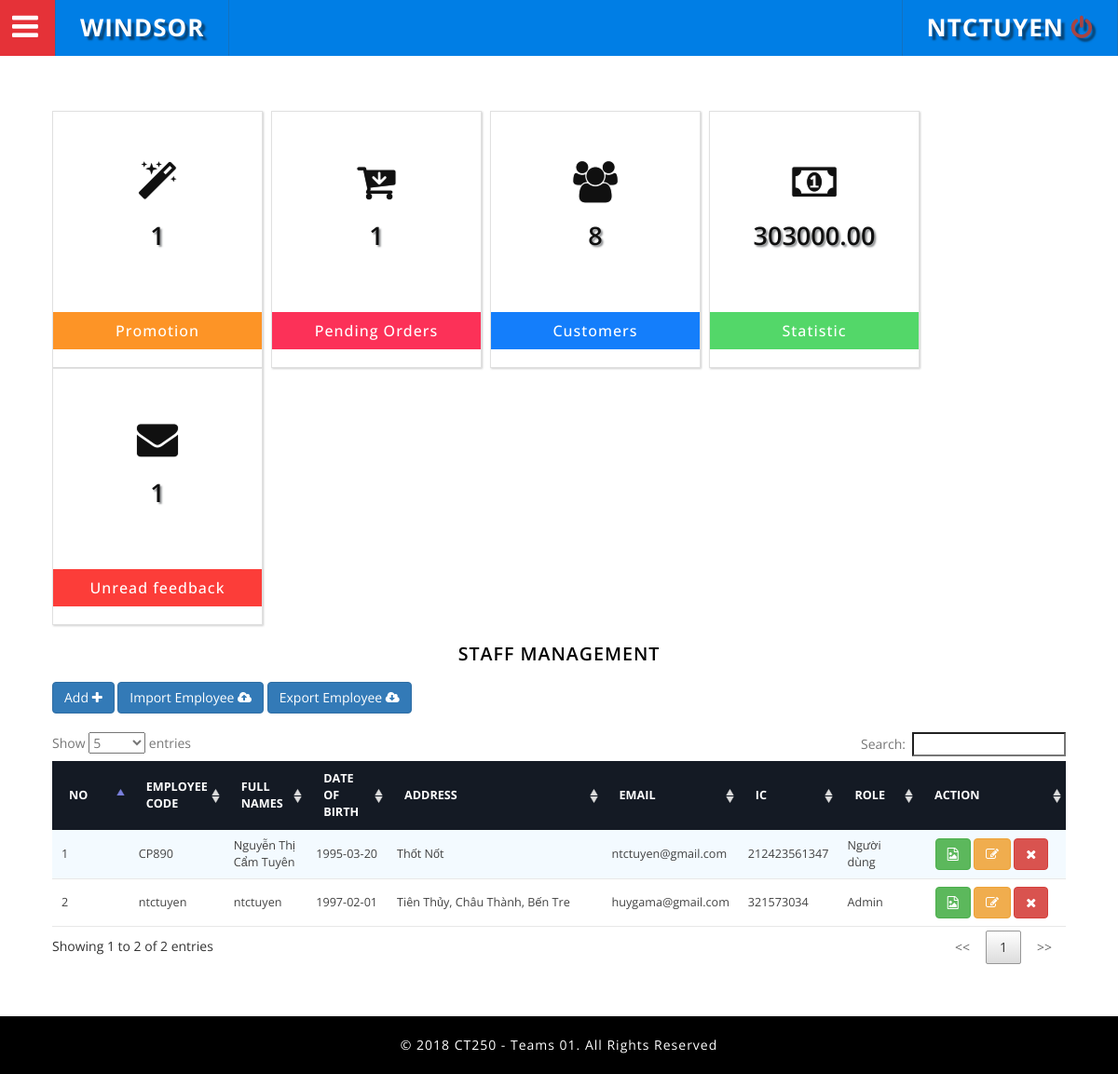
The page /Admin/dashboard.php?page=employee (signed in) on the database as committed earlier.
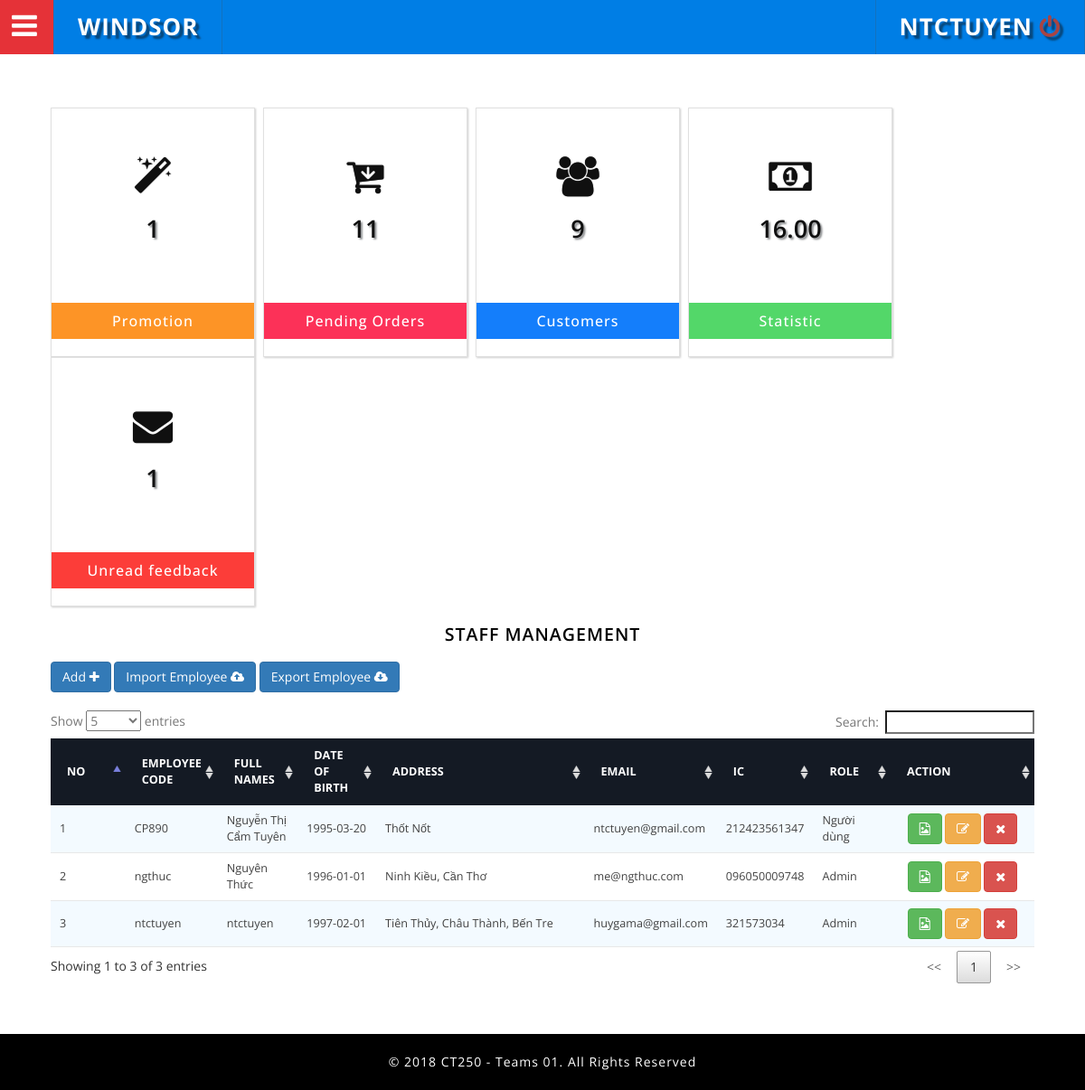
The same page on the database as committed later.
### tables this page shows
CREATE TABLE IF NOT EXISTS `employee` (
  `EmployeeCode` varchar(30) NOT NULL,
  `EmployeePass` varchar(40) NOT NULL,
  `EmployeeName` varchar(80) NOT NULL,
  `EmployeeBirth` date NOT NULL,
  `EmployeeAddress` varchar(80) NOT NULL,
  `EmployeeEmail` varchar(40) NOT NULL,
  `EmployeeIC` varchar(30) DEFAULT NULL,
  `RoleId` smallint(6) DEFAULT '2'
);

CREATE TABLE IF NOT EXISTS `role` (
  `RoleId` smallint(6) NOT NULL,
  `RoleName` varchar(50) NOT NULL,
  `RoleDetails` varchar(90) DEFAULT NULL,
  `RoleActive` int(11) DEFAULT '0'
);

### Src/Role/RoleController.php (called while the page is built, shortened)
<?php
function searchRole($RoleId)
{
	$select =
	"SELECT RoleId,RoleName,RoleDetails,RoleActive
	FROM Role
	WHERE RoleId='$RoleId'";
	return mysql_query($select);
}
?>

### Src/Employee/Employee.php (the view)
<?php
	$sqlSelect="SELECT `EmployeeCode`, `EmployeeName`, `EmployeeBirth`, `EmployeeAddress`, `EmployeeEmail`, `EmployeeIC`, `RoleId` FROM employee";
	$list_employee= mysql_query($sqlSelect);
?>
<h3 class="w3_inner_tittle two text-center">Staff Management</h3>
<a class="btn btn-primary" href="?page=AddEmployee">Add <i class="fa fa-plus"></i></a>
<a class="btn btn-primary" href="?page=iof&iof=importemployee">Import Employee <i class="fa fa-cloud-upload"></i></a>
<a class="btn btn-primary" href="../Src/InputOutputFile/OutputFileEmployee.php">Export Employee <i class="fa fa-cloud-download"></i></a>
<br>
<br>
<table id="myTable" class="table-striped table-hover">
	<thead >
		<tr>
			<th><strong>No</strong></th>
			<th><strong>Employee Code</strong></th>
			<th><strong>Full Names</strong></th>
			<th><strong>Date of Birth</strong></th>
			<th><strong>Address</strong></th>
			<th><strong>Email</strong></th>
			<th><strong>IC</strong></th>
			<th><strong>Role</strong></th>
			<th><strong>Action</strong></th>
		</tr>
	</thead>
	<tbody>
		<?php
		$num = 1;
		while(list($empCode,$empName,$empBrith,$empAddress,$empMail,$empIC,$empRole) = mysql_fetch_array($list_employee))
		{
			?>
			<tr>
				<td class="col-md-1"><?= $num;?> </td>
				<?php
				$result = searchRole($empRole);
				if(isset($result))
				{
					list($RoleId,$RoleName)=mysql_fetch_array($result);
					$empRole = $RoleName;
				} ?>
				<td class="col-md-1"><?= $empCode;?> </td>
				<td class="col-md-1"><?= $empName;?> </td>
				<td class="col-md-1"><?= $empBrith;?> </td>
				<td class="col-md-3"><?= $empAddress;?> </td>
				<td class="col-md-1"><?= $empMail;?> </td>
				<td class="col-md-1"><?= $empIC?> </td>
				<td class="col-md-1"><?= $empRole?> </td>
				<td class="text-center col-md-3">
					<a class='btn btn-success' href="?page=UploadImageEmployee&&empCode=<?=$empCode?>">
						<i class="fa fa-file-image-o"></i></a>
						<a class="btn btn-warning btn" href="?page=UpadateEmployee&empCode=<?php echo $empCode; ?>"><i class="fa fa-edit"></i></a>
						<a class='btn btn-danger' href="?page=DeleteEmployee&empCode=<?php echo $empCode; ?>" onclick="return confirm('Are you sure delete?')"><i class="fa fa-remove"></i></a>
				</td>
				</tr>
				<?php
				$num++;
			}
			?>
		</tbody>
	</table>

### Admin/dashboard.php (shortened to what this page needs)
<?php
function employeeLogin($EmployeeCode) {
  $sql_query_employee = "SELECT * FROM employee WHERE EmployeeCode = '{$EmployeeCode}'";
  $sql_result_employee = mysql_query($sql_query_employee);
  while ($row_employee = mysql_fetch_array($sql_result_employee)) {
    echo $row_employee['EmployeeName'];
  }
}
?>
<!DOCTYPE html>
<html lang="vi">
<head>
<link href="../public/admin/css/bootstrap.css" rel="stylesheet" type="text/css" media="all" />
<link rel="stylesheet" type="text/css" href="../public/admin/css/table-style.css" />
<link rel="stylesheet" type="text/css" href="../public/admin/css/basictable.css" />
<link href="../public/admin/css/component.css" rel="stylesheet" type="text/css" media="all" />
<link href="../public/admin/css/style_grid.css" rel="stylesheet" type="text/css" media="all" />
<link href="../public/admin/css/style.css" rel="stylesheet" type="text/css" media="all" />
<link href="../public/admin/css/jquery.toast.min.css" rel="stylesheet" type="text/css" media="all" />
<link href="../public/admin/css/font-awesome.css" rel="stylesheet">
</head>
<body>
	<?php
	include_once("../Src/Role//RoleController.php");
	?>
	<div class="wthree_agile_admin_info">
		<div class="w3_agileits_top_nav">
			<ul id="gn-menu" class="gn-menu-main">
				<li class="gn-trigger">
					<a class="gn-icon gn-icon-menu"><i class="fa fa-bars" aria-hidden="true"></i><span>Category</span></a>
				</li>
				<li class="second logo"><h1><a href="dashboard.php"><i class="fa fa-graduation-cap" aria-hidden="true"></i>Windsor </a></h1></li>
				<li class="second logo"><h1><a href="SignOut.php"><?php if(isset($_SESSION["EmployeeCode"])){employeeLogin($_SESSION["EmployeeCode"]); echo "  <i class='fa fa-power-off text-danger'></i>"; }?> </a></h1></li>
			</ul>
		</div>
		<div class="inner_content">
			<div class="inner_content_w3_agile_info">
				<div class="agile_top_w3_grids">
					<ul class="ca-menu">
						<li>
							<a href="?page=promotion">
								<i class="fa fa-magic" aria-hidden="true"></i>
								<div class="ca-content">
									<?php
									$result = mysql_query(
										"SELECT `PromotionId`, `PromotionName`, `PromotionDiscount`, `PromotionContent`, `PromotionActive`, `PromotionClose`, `PromotionOpen` FROM `Promotion` where PromotionOpen = 0");
									$num_rows = mysql_num_rows($result);
									?>
									<h4 class="ca-main"><?=$num_rows?></h4>
									<h3 class="ca-sub">Promotion</h3>
								</div>
							</a>
						</li>
						<li>
							<a href="?page=customer">
								<i class="fa fa-cart-arrow-down" aria-hidden="true"></i>
								<div class="ca-content">
									<?php
									$result = mysql_query(
										"SELECT
										o.OrderId,w.WineName ,o.OrderCreateDate, o.OrderDeliverDate,
										o.OrderDeliverPlace, o.OrderStatus, u.FullName,
										p.PaymentMethodName,or1.WineSoldPrice, or1.WineOrderQuantity
										FROM `order` o
										JOIN paymentmethod p ON o.PaymentMethodId = p.PaymentMethodId
										JOIN user u ON o.Username = u.Username
										JOIN orderwinedetails or1 ON o.OrderId = or1.OrderId
										JOIN wine w ON or1.WineOrderId = w.WineId and o.OrderStatus=0");
									$num_rows = mysql_num_rows($result);
									?>
									<h4 class="ca-main one"><?=$num_rows?></h4>
									<h3 class="ca-sub one">Pending Orders</h3>
								</div>
							</a>
						</li>
						<li>
							<a href="?page=user">
								<i class="fa fa-users" aria-hidden="true"></i>
								<div class="ca-content">
									<?php
									$result = mysql_query(
										"SELECT * from User");
									$num_rows = mysql_num_rows($result);
									?>
									<h4 class="ca-main one"><?=$num_rows?></h4>
									<h3 class="ca-sub two">Customers</h3>
								</div>
							</a>
						</li>
						<li>
							<a href="?page=statistic">
								<i class="fa fa-money" aria-hidden="true"></i>
								<div class="ca-content">
									<?php
									$result = mysql_query(
										"SELECT sum(`WineSoldPrice`) as total_money FROM `orderwinedetails`,`order` WHERE  `order`.`OrderId` = `orderwinedetails`.`OrderId` AND `order`.`OrderStatus`=1");
									while ($row = mysql_fetch_array($result,MYSQL_ASSOC)) {
										?>
										<h4 class="ca-main four"><?=$row['total_money']?></h4>
										<?php } ?>
										<h3 class="ca-sub three">Statistic</h3>
									</div>
								</a>
							</li>
							<li>
								<a href="?page=contact">
									<i class="fa fa-envelope" aria-hidden="true"></i>
									<div class="ca-content">
										<?php
										$result = mysql_query(
											"SELECT * FROM contact c JOIN subject s ON c.Subject = s.SubjectId and c.RelyContact = 0");
										$num_rows = mysql_num_rows($result);
										?>
										<h4 class="ca-main four"><?=$num_rows?></h4>
										<h3 class="ca-sub four">Unread feedback</h3>
									</div>
								</a>
							</li>
							<div class="clearfix"></div>
						</ul>
					</div>
					<?php
					if(isset($_GET['page'])&& $_GET['page']=="employee")
					{
						include_once("../Src/Employee/Employee.php");
					}
						?>
					</div>
				</div>
				<div class="copyrights">
					<p>© 2018 CT250 - Teams 01. All Rights Reserved</p>
				</div>
				<link rel="stylesheet" type="text/css" href="../Public/admin/css/jquery.dataTables.min.css">
			</body>
			</html>

### Public/admin/css/table-style.css (style rules this page uses)
table.dataTable thead th, table.dataTable thead td { border: none; }
table { background: white; border-collapse: collapse; margin: 1.25em 0 0; width: 100%; }
table tr, table th, table td { border: none; border-bottom: 1px solid #e8e8e8; font-size: .95em; }
table th, table td { padding: 10px 12px; text-align: left; }
table th { background: #141a24; color: #fff; text-transform: uppercase; }
table tr td { background: #f3faff; color: #424242; }
table tr:nth-of-type(2n+2) td { background: #ffffff; }
table { width: 100%; }

### Public/admin/css/component.css (style rules this page uses)
*, *:after, *::before { -webkit-box-sizing: border-box; -moz-box-sizing: border-box; box-sizing: border-box; }
.gn-menu-main { top: 0; left: 0; width: 100%; height: 60px; font-size: 13px; position: fixed; }
.w3_agileits_top_nav { background: #007ee5; color: #fff; top: 0; left: 0; width: 100%; height: 60px; font-size: 13px; position: fixed; z-index: 999; }
.gn-menu-main a { display: block; height: 100%; color: #fff; text-decoration: none; cursor: pointer; }
.gn-menu-main > li { display: block; float: left; height: 100%; border-right: 1px solid #1372bf; text-align: center; }
li.second { padding: 0 7px; }
li.second.logo { padding: 0 26px; }
i.fa.fa-bars { color: #fff; }
.gn-menu-main li.gn-trigger { position: relative; width: 60px; -webkit-touch-callout: none; -webkit-user-select: none; -khtml-user-select: none; -moz-user-select: none; -ms-user-select: none; user-select: none; background: #e53238; color: #fff; padding: 5px 8px 0 0; font-size: 2.5em; }
.gn-menu-main > li:last-child { float: right; border-left: 1px solid #1372bf; }
.gn-menu-main > li > a { text-transform: uppercase; letter-spacing: 1px; font-weight: bold; }
.gn-menu-main:after { display: table; clear: both; content: ""; }
@media (max-width:1280px) { .gn-menu-main li.gn-trigger { position: relative; width: 60px; -webkit-touch-callout: none; -webkit-user-select: none; -khtml-user-select: none; -moz-user-select: none; -ms-user-select: none; user-select: none; background: #e53238; color: #fff; padding: 5px 4px 0 0; font-size: 2.5em; } }

### Public/admin/css/style.css (style rules this page uses)
body { margin:0; padding:0; background:#fff; font-family: 'Open Sans', sans-serif; }
h1,h2,h3,h4,h5,h6 { margin:0; font-family: 'Open Sans', sans-serif; }
p { margin:0; letter-spacing:1px; }
ul { margin:0; padding:0; }
p,ul,ol { font-size:14px; }
input[type="submit"],a,.nbs-flexisel-nav-left,.nbs-flexisel-nav-right { transition:.5s ease-in; -webkit-transition:.5s ease-in; -moz-transition:.5s ease-in; -o-transition:.5s ease-in; -ms-transition:.5s ease-in; }
.wthree_agile_admin_info { position: relative; }
li.second.logo h1 { font-size: 2em; text-transform: uppercase; font-weight: 700; line-height: 59px; letter-spacing: 1px; text-shadow: 4px 4px 2px rgb(7, 70, 121); -weblit-text-shadow: 4px 4px 2px rgb(7, 70, 121); -moz-text-shadow: 4px 4px 2px rgb(7, 70, 121); -o-text-shadow: 4px 4px 2px rgb(7, 70, 121); -ms-text-shadow: 4px 4px 2px rgb(7, 70, 121); position:relative; }
.inner_content { padding: 4em 4em; }
h3.w3_inner_tittle.two { color: #000; font-weight: 600; }
h3.w3_inner_tittle { text-transform: uppercase; color: #fff; margin: 0.5em 0 1em 0; font-weight: 800; font-size: 1.4em; letter-spacing:1px; }
.inner_content_w3_agile_info { margin-top:4.5em; }
.copyrights { padding: 1.5em 0em; text-align: center; box-shadow: 0 1px 1px rgba(0,0,0,.05); -o-box-shadow: 0 1px 1px rgba(0,0,0,.05); -webkit-box-shadow: 0 1px 1px rgba(0,0,0,.05); -moz-box-shadow: 0 1px 1px rgba(0,0,0,.05); background: #000; }
.copyrights p { font-size: 1em; color: #fff; margin-bottom: 0; }

Rows that differ between the two databases and show on the page:
added employee: EmployeeCode "ngthuc", EmployeeName "Nguyên Thức", EmployeeBirth "1996-01-01", EmployeeAddress "Ninh Kiều, Cần Thơ", EmployeeEmail "me@ngthuc.com", EmployeeIC "096050009748", RoleId.RoleName "Admin", shown under "STAFF MANAGEMENT"
Other text that changed with them:
text written by a page script: "Show entries Search: Showing 1 to 2 of 2 entries << 1 >>" → "Show entries Search: Showing 1 to 3 of 3 entries << 1 >>"
$num_rows: "1" → "11"
$num_rows: "8" → "9"
new list line: "16.00"
list line gone: "303000.00"
